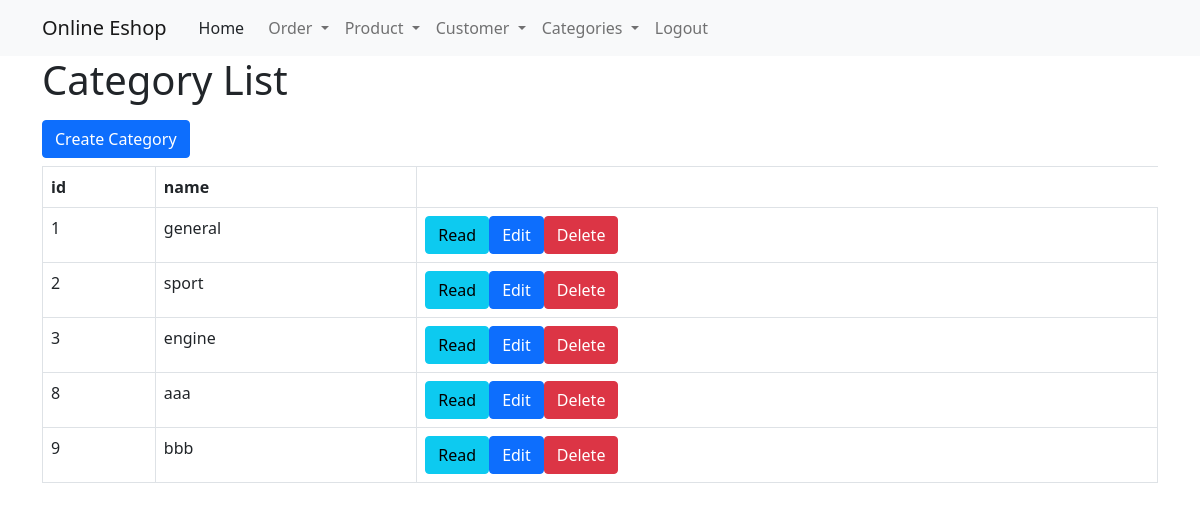
Page /eshop/categories_list.php (signed in) on the committed database.
### tables this page shows
CREATE TABLE `categories` (
  `id` int(11) NOT NULL,
  `name` varchar(40) NOT NULL
);

### eshop/categories_list.php (the view, shortened to what this page needs)
<!DOCTYPE HTML>
<html>
<head>
    <link href="https://cdn.jsdelivr.net/npm/bootstrap@5.1.3/dist/css/bootstrap.min.css" rel="stylesheet">
</head>
<?php
include 'config/nav.php';
?>
<body>
    <div class="container">
    <h1>Category List</h1>
    <?php
    include 'config/database.php';
    $query = "SELECT id, name FROM categories ORDER BY id ASC";
    $stmt = $con->prepare($query);
    $stmt->execute();
    $num = $stmt->rowCount();
    echo "<a href='category.php' class='btn btn-primary m-b-1em my-2'>Create Category</a>";
    if ($num > 0) {
        echo "<table class='table table-hover table-responsive table-bordered'>";
        echo "<tr>";
        echo "<th>id</th>";
        echo "<th>name</th>";
        echo "</tr>";
        while ($row = $stmt->fetch(PDO::FETCH_ASSOC)) {
            extract($row);
            echo "<tr>";
            echo "<td>{$id}</td>";
            echo "<td>{$name}</td>";
            echo "<td>";
            echo "<a href='read_three.php?id={$id}' class='btn btn-info m-r-1em'>Read</a>";
            echo "<a href='update_category.php?id={$id}' class='btn btn-primary m-r-1em'>Edit</a>";
            echo "<a href='#' onclick='delete_user({$id});'  class='btn btn-danger'>Delete</a>";
            echo "</td>";
            echo "</tr>";
        }
        echo "</table>";
    }
    else {
        echo "<div class='alert alert-danger'>No records found.</div>";
    }
    ?>
    </div>
</body>
</html>

### rows in the picture
categories: id "1", name "general"
categories: id "2", name "sport"
categories: id "3", name "engine"
categories: id "8", name "aaa"
categories: id "9", name "bbb"
